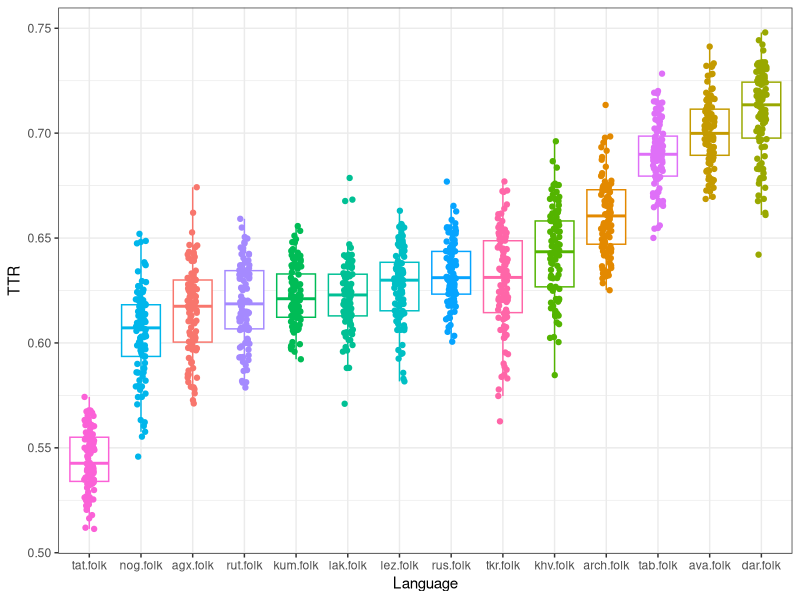
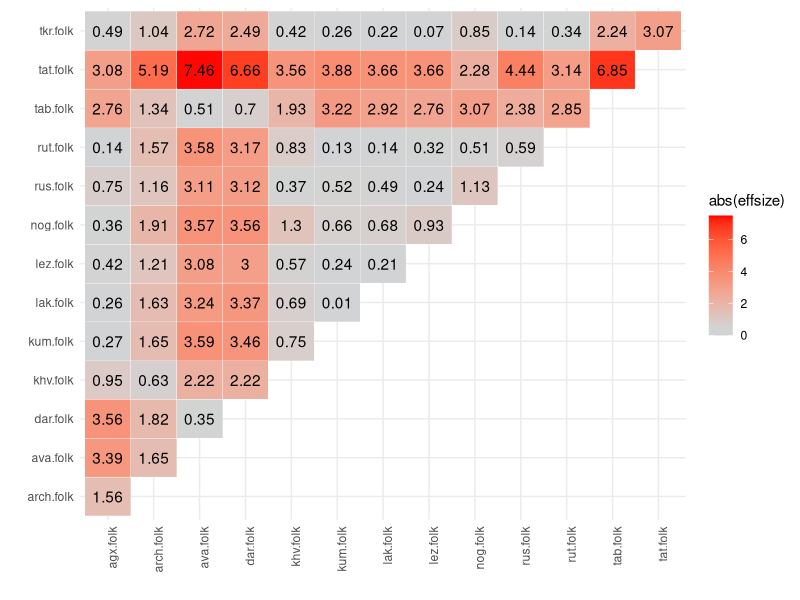
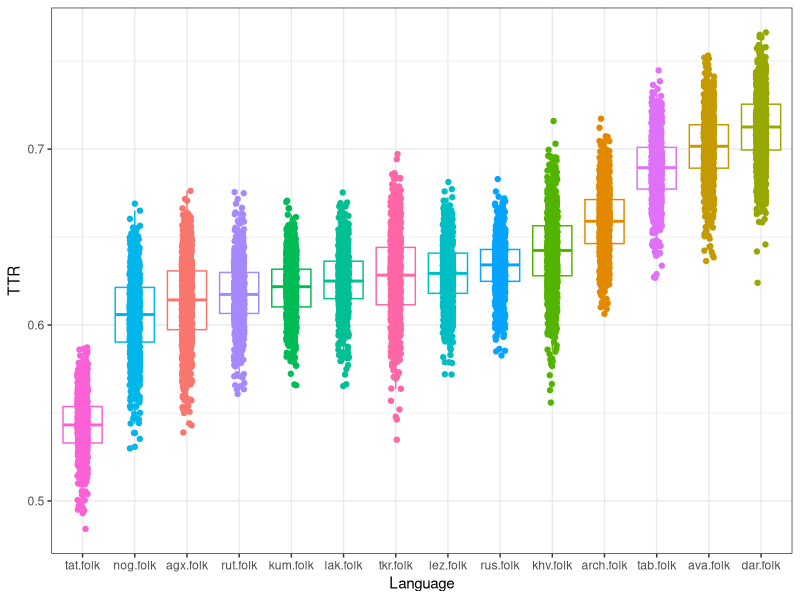
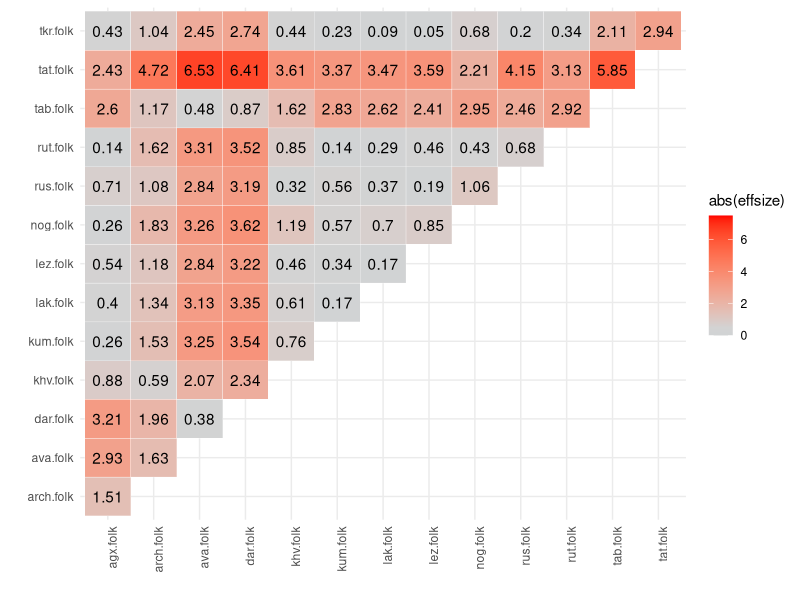
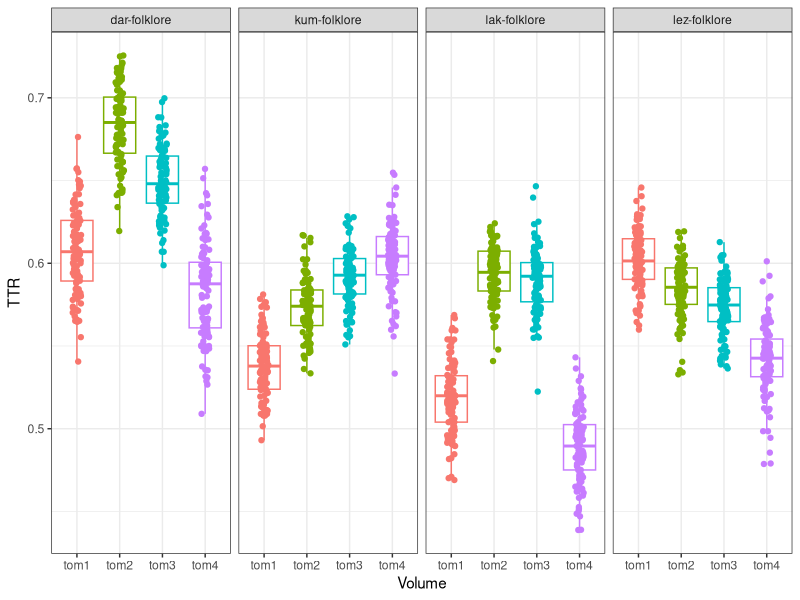

Recreate these plots in R, in order.
## ---- chunk 1
library("tidyverse")
## ---- chunk 2
df1 <- read.csv("TTR_100_datapoints_per_language.txt",
                header = TRUE, sep = ",")
df1_long <- gather(df1)
head(df1_long)
## ---- chunk 3
library("ggpubr")
## ---- chunk 4
df1_long  %>%
  ggplot(aes(reorder(key, value, FUN = median), value, color = key))+
  geom_boxplot(outlier.shape = NA)+
  geom_jitter(width = 0.1)+
  labs(x = "Language",
       y = "TTR")+
  theme_bw()+
  theme(legend.position = "none")
## ---- chunk 5
p.values <- pairwise.t.test(df1_long$value, df1_long$key, 
                     paired = T, p.adjust.method = "holm") 
p.values
## ---- chunk 6
library("rstatix")
## ---- chunk 7
effect.sizes <- cohens_d(df1_long, value ~ key, paired = T)
summary(effect.sizes)
## ---- chunk 8
effect.sizes.plot <- ggplot(as.data.frame(effect.sizes), aes(group1, group2)) +
  geom_tile(aes(fill = abs(effsize)), color = "white") +
  scale_fill_gradient2(low = "light blue", mid = "light grey", high = "red", 
                       midpoint = 0.5, limit = c(0, 7.5)) +
  geom_text(aes(label = round(abs(effsize), 2))) +
  labs(x = "", y = "") +
  theme_minimal() +
  theme(axis.text.x = element_text(angle = 90, hjust = 1))
effect.sizes.plot
## ---- chunk 9
df2 <- read.csv("TTR_1000_datapoints_per_language.txt",
                header = TRUE, sep = ",")
df2_long <- gather(df2)
head(df2_long)
## ---- chunk 10
df2_long  %>%
  ggplot(aes(reorder(key, value, FUN = median), value, color = key))+
  geom_boxplot(outlier.shape = NA)+
  geom_jitter(width = 0.1)+
  labs(x = "Language",
       y = "TTR")+
  theme_bw()+
  theme(legend.position = "none")
## ---- chunk 11
p.values <- pairwise.t.test(df2_long$value, df2_long$key, 
                     paired = T, p.adjust.method = "holm") 
p.values
## ---- chunk 12
effect.sizes <- cohens_d(df2_long, value ~ key, paired = T)
head(effect.sizes)
## ---- chunk 13
effect.sizes.plot <- ggplot(as.data.frame(effect.sizes), aes(group1, group2)) +
  geom_tile(aes(fill = abs(effsize)), color = "white") +
  scale_fill_gradient2(low = "light blue", mid = "light grey", high = "red", 
                       midpoint = 0.5, limit = c(0, 7.5)) +
  geom_text(aes(label = round(abs(effsize), 2))) +
  labs(x = "", y = "") +
  theme_minimal() +
  theme(axis.text.x = element_text(angle = 90, hjust = 1))
effect.sizes.plot
## ---- chunk 14
df3 <- read.csv("volume_comparison_100_datapoints_per_volume.txt",
                header = TRUE, sep = ",")
head(df3)
## ---- chunk 15
df3  %>%
  ggplot(aes(Volume, TTR, color = Volume))+
  geom_boxplot(outlier.shape = NA)+
  geom_jitter(width = 0.1)+
  labs(x = "Volume",
       y = "TTR")+
  theme_bw()+
  theme(legend.position = "none")+
  facet_grid(cols = vars(Language))
## ---- chunk 16
p.values <-   pairwise.t.test(filter(df3, Language == "dar-folklore")$TTR,
                              filter(df3, Language == "dar-folklore")$Volume,
                              paired = T, p.adjust.method = "holm")
p.values
## ---- chunk 17
p.values <-   pairwise.t.test(filter(df3, Language == "kum-folklore")$TTR,
                              filter(df3, Language == "kum-folklore")$Volume,
                              paired = T, p.adjust.method = "holm")
p.values
## ---- chunk 18
p.values <-   pairwise.t.test(filter(df3, Language == "lak-folklore")$TTR,
                              filter(df3, Language == "lak-folklore")$Volume,
                              paired = T, p.adjust.method = "holm")
p.values
## ---- chunk 19
p.values <-   pairwise.t.test(filter(df3, Language == "lez-folklore")$TTR,
                              filter(df3, Language == "lak-folklore")$Volume,
                              paired = T, p.adjust.method = "holm")
p.values
